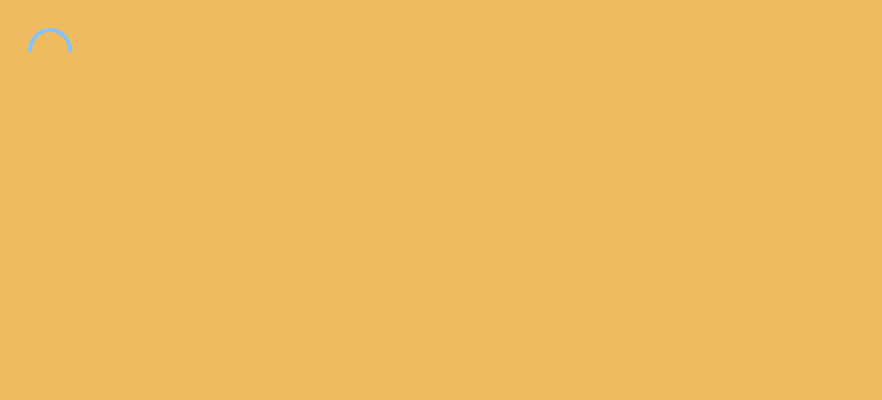
Frame 1 (no input)
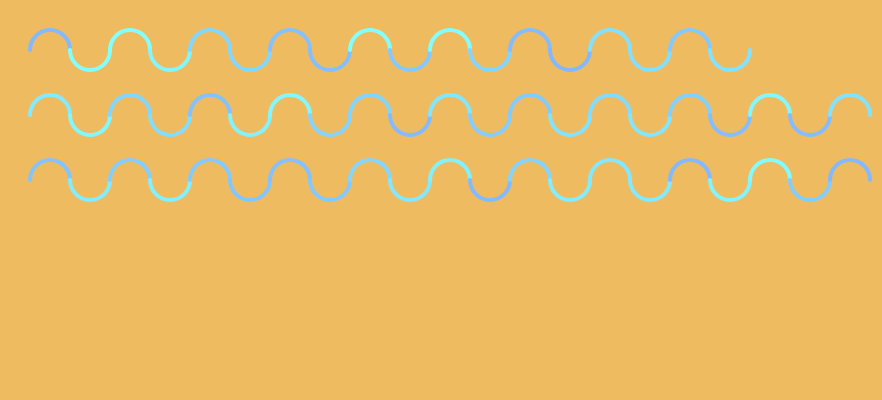
Frame 60 (no input)
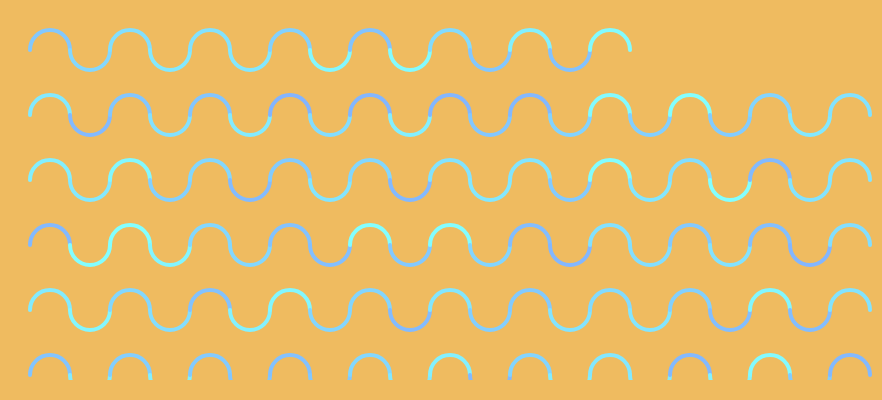
Frame 120 (the mouse pressed at the canvas centre since frame 60)

The p5.js sketch that drew these frames (run headless with seeded random() and noise() and a simulated clock; from frame 60 on, the mouse is pressed at the canvas centre):

// p5.js sketch
// ── sketch.js
// Morena Ugulini @morenaugulini© 2017 MIT License
// 10 print porting to P5js - prova 1
// Educational purpose, made for DSII2017 lab @UniRSM


var w =42;        // larghezza finestra
var h = 15;      // altezza finestra
var a = 0;      // dove mi inizia la prima riga


function setup() {
  createCanvas(882, 400);                //dimensione finestra
  background('#efbb60');                //colore sfondo
  strokeWeight(4);                     //spessore linea
  stroke(131,random(180,255),255);    //colore linea
  smooth();                          //anti-alias
}

//ciclo di disegno, un frame 60fps
function draw() {
  var x1 = 40;             //crea una variabile "x1" utilizzata come diametro circonferenze
    stroke(131,random(180,255),255);

  if ( a%2==0 ) {            //verifica se il resto della divisione di a per 2 è uguale a 0, quindi se a è pari o dispari
    noFill();
    arc(50+(a*x1),50, x1, x1,PI,TWO_PI);   //se minore di 1 disegnami una semicirconferenza verso l'alto
  } else {
    noFill()
    arc(50+(a*x1), 50, x1, x1,0,PI);  //se maggiore di 1 disegnami una semicirconferenza verso il basso
  }
  a++; //incrementa di 1 la variabile a

  if (a == width /w) {             // un = assegna variabile 2== uguaglianza-confronto
    p = get(0, h, width, h*20);   //cattura un'immagine
    background('#efbb60') ;      //cancella lo sfondo e lo ricoloro
    set(0, x1+x1, p);           //rilascia l'immagine "p" alle cordinate 0-2x1 ( se modifico cambio la distanza delle circonferenze)
    a = 0;
    stroke(131,random(180,255),255);  // coloro le linee su gradazioni azzurre
  }
}
